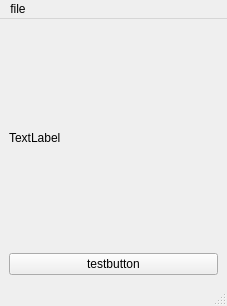
<?xml version="1.0" encoding="UTF-8"?>
<ui version="4.0">
 <class>mywindow</class>
 <widget class="QMainWindow" name="mywindow">
  <property name="geometry">
   <rect>
    <x>0</x>
    <y>0</y>
    <width>227</width>
    <height>306</height>
   </rect>
  </property>
  <property name="windowTitle">
   <string>MainWindow</string>
  </property>
  <widget class="QWidget" name="centralwidget">
   <layout class="QVBoxLayout" name="verticalLayout">
    <item>
     <widget class="QLabel" name="label">
      <property name="text">
       <string>TextLabel</string>
      </property>
     </widget>
    </item>
    <item>
     <widget class="QPushButton" name="testbutton">
      <property name="text">
       <string>testbutton</string>
      </property>
     </widget>
    </item>
   </layout>
  </widget>
  <widget class="QMenuBar" name="menubar">
   <property name="geometry">
    <rect>
     <x>0</x>
     <y>0</y>
     <width>227</width>
     <height>23</height>
    </rect>
   </property>
   <widget class="QMenu" name="menufile">
    <property name="title">
     <string>file</string>
    </property>
   </widget>
   <addaction name="menufile"/>
  </widget>
  <widget class="QStatusBar" name="statusbar"/>
 </widget>
 <resources/>
 <connections/>
</ui>
